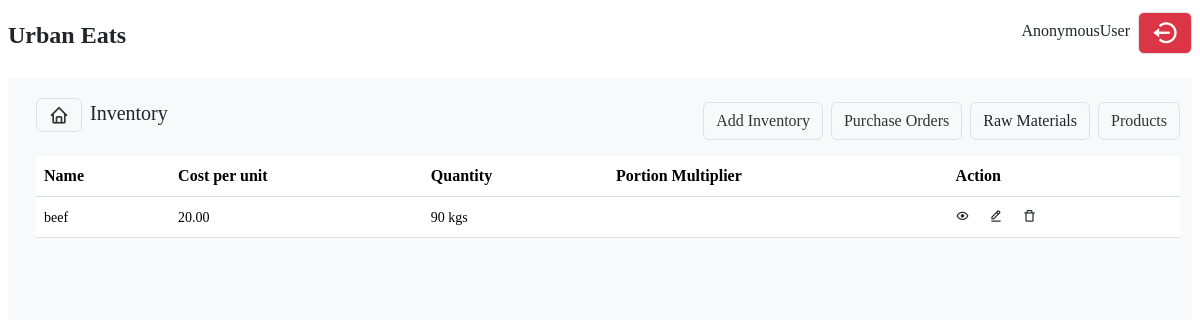
Page /inventory/products/ on the earlier database version.
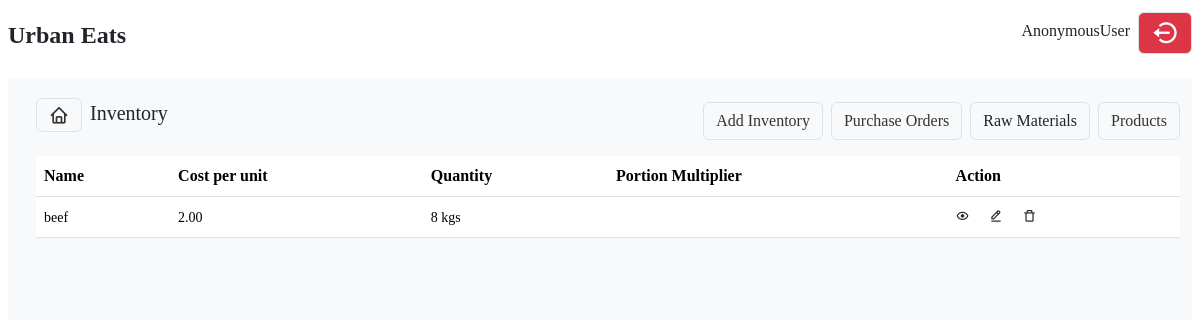
Same page on the later database version.
### inventory/models.py (models this page shows, shortened)
class Product(models.Model):
    tax_choices = [
        ('exempted', 'Exempted'),
        ('standard', 'Standard'),
        ('zero rated', 'Zero Rated')
    ]
    name = models.CharField(max_length=255)
    quantity = models.IntegerField()
    cost = models.DecimalField(max_digits=10, decimal_places=2)
    price = models.DecimalField(max_digits=10, decimal_places=2, default=1)
    unit = models.ForeignKey(UnitOfMeasurement, on_delete=models.CASCADE, null=True)
    category = models.ForeignKey(Category, on_delete=models.CASCADE)
    tax_type = models.CharField(max_length=50, choices=tax_choices)
    min_stock_level = models.IntegerField(default=0, null=True)
    raw_material = models.BooleanField(default=False)
    finished_product = models.BooleanField(default=False)
    description = models.TextField()
    deactivate = models.BooleanField(default=False)

class UnitOfMeasurement(models.Model):
    unit_name = models.CharField(max_length=255)
    def __str__(self) -> str:
        return self.unit_name

### inventory/views.py (the view)
# urls.py: path('products/', products, name='products'),
def products(request):
    raw_materials = Product.objects.filter(raw_material=True, quantity__gt=0)
    finished_products = Product.objects.filter(raw_material=False)
    logger.info(finished_products)
    return render(request, 'inventory/products.html',
        {
            'raw_materials':raw_materials,
            'finished_products':finished_products
        }
    )

### templates/inventory/products.html (shortened to what this page needs)
{% extends "base.html" %}
{% load static %}
{% block content %}
<div class="products m-2">
    <nav class='mt-2 d-flex align-items-center justify-content-between'>
        <div>
            <ul class="list-unstyled d-flex align-items-center">
                <li><a href='/' class='bx bx-home btn border fs-5 mt-1'></a></li>
                <li class='mx-2 fs-5'>Inventory</li>
            </ul>
        </div>
        <div>
            <ul class="list-unstyled d-flex mt-3">
                <li class="btn border mx-2">
                    <a href="{% url 'inventory:create_purchase_order' %}">Add Inventory</a>
                </li>
                <li>
                    <a href="{% url 'inventory:purchase_orders' %}" class="btn border">Purchase Orders</a>
                </li>
                <li class="btn border mx-2 inv-item" data-name="raw">Raw Materials</li>
                <li class="btn border prod inv-item">
                    <a href="{% url 'inventory:finished_products' %}">Products</a>
                </li>
            </ul>
        </div>
    </nav>
    <div class="tables">
        <table class="table table-hover table-responsive raw" id="raw_materials_table" style="width: 100%;">
            <thead class="bg-primary">
                <th>Name</th>
                <th>Cost per unit</th>
                <th>Quantity</th>
                <th>Portion Multiplier</th>
                <th>Action</th>
            </thead>
            <tbody>
                {% for raw_material in raw_materials  %}
                    <tr>
                        <td><small>{{ raw_material.name }}</small></td>
                        <td><small>{{ raw_material.cost}}</small></td>
                        <td><small>{{ raw_material.quantity }} {{ raw_material.unit }}</small></td>
                        <td><small>{{ raw_material.portion_multiplier }}</small></td>
                        <td>
                            <small>
                                <span>
                                    <a href="{% url 'inventory:product_detail' raw_material.id %}" class='text-dark'>
                                        <i class='bx bx-show'></i>
                                    </a>
                                </span>
                                <span class='mx-3'>
                                    <a href="{% url 'inventory:edit_inventory' raw_material.id %}" class="text-dark">
                                        <i class='bx bx-edit-alt'></i>
                                    </a>
                                </span>
                                <span>
                                    <span id='delete' data-id="" onclick="productId(this)" class="text-dark">
                                        <i class='bx bx-trash-alt'></i>
                                    </span>
                                </span>
                            </small>
                        </td>
                    </tr>
                {% endfor %}
            </tbody>
        </table>
        </div>
</div>
{% endblock content %}

Differences in the rows shown:
changed Product "beef": cost "20.00" → "2.00"; quantity "90" → "8"
